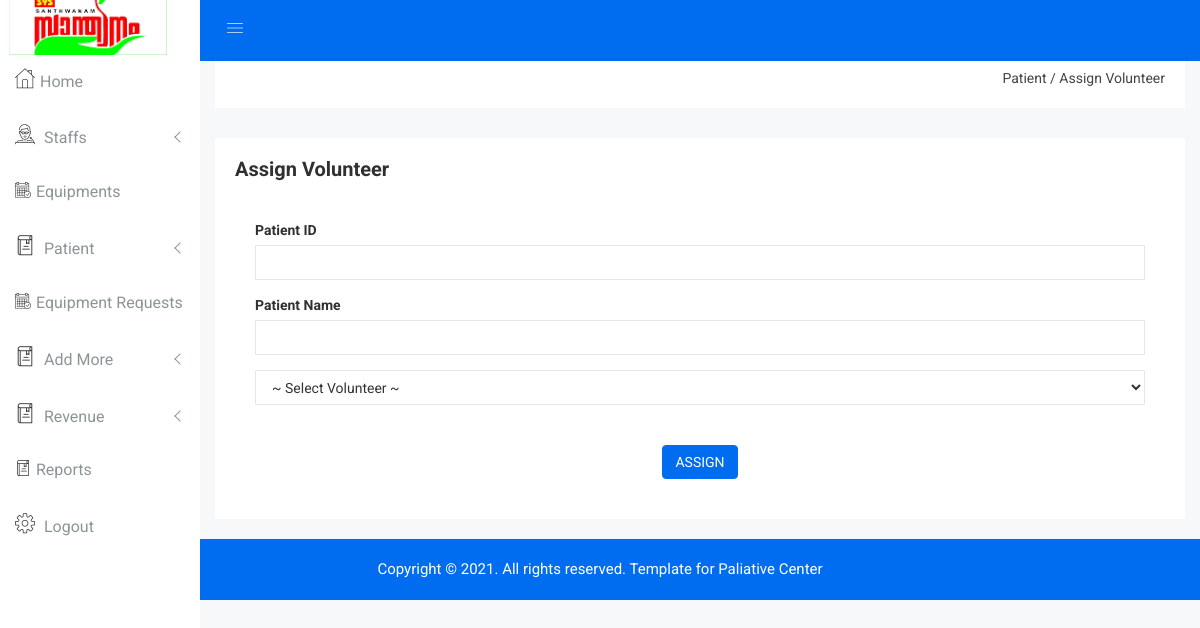
/Admin/assign_volunteer.php?id=8132074560, run on an earlier commit of the app's database.
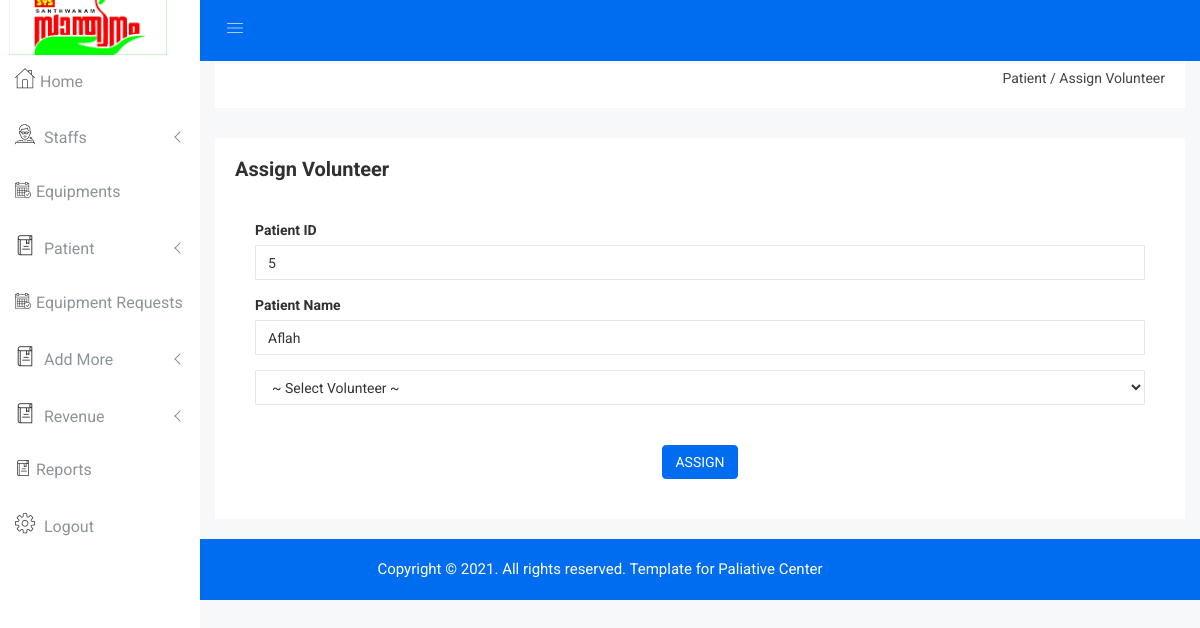
And on a later commit of the database.
### tables this page shows
CREATE TABLE `patient` (
  `pid` int(5) NOT NULL,
  `pname` varchar(30) NOT NULL,
  `mobile` bigint(12) NOT NULL,
  `dob` date NOT NULL,
  `gender` varchar(10) NOT NULL,
  `place` varchar(25) NOT NULL,
  `panchayath` varchar(25) NOT NULL,
  `ward` int(5) NOT NULL,
  `address` varchar(50) NOT NULL,
  `pincode` int(8) NOT NULL,
  `disease` varchar(30) NOT NULL
);

### Admin/assign_volunteer.php (the view, shortened to what this page needs)
<?php
include "header.php";
$k=$_GET['id'];
$nm=mysqli_query($con,"select * from patient where mobile='$k' ");
while ($rw4=mysqli_fetch_array($nm))
{
    $name=$rw4['pname'];
    $pid=$rw4['pid'];
}
?>
<div class="breadcome-area">
    <div class="container-fluid">
        <div class="row">
            <div class="col-lg-12 col-md-12 col-sm-12 col-xs-12">
                <div class="breadcome-list single-page-breadcome">
                    <div class="row">
                        <div class="col-lg-6 col-md-6 col-sm-6 col-xs-12">
                        </div>
                        <div class="col-lg-6 col-md-6 col-sm-6 col-xs-12">
                            <ul class="breadcome-menu">
                                <li>Patient</a> <span class="bread-slash">/</span></li>
                                <li><span class="bread-blod">Assign Volunteer</span></li>
                            </ul>
                        </div>
                    </div>
                </div>
            </div>
        </div>
    </div>
</div>
</div>
<div class="product-status mg-b-15">
    <div class="container-fluid">
        <div class="row">
            <div class="col-lg-12 col-md-12 col-sm-12 col-xs-12">
                <div class="product-status-wrap">
                        <h4>Assign Volunteer</h4>
                        <div class="asset-inner">
                            <div class="row">
                                <div class="col-lg-12 col-md-12 col-sm-12 col-xs-12">
                                    <div class="sparkline13-list">
                                        <form method="post">
                                            <f class="sparkline13-graph">
                                              <div class="datatable-dashv1-list custom-datatable-overright">
                                                  <div class="form-group-inner">
                                                      <label>Patient ID</label>
                                                      <input readonly class="form-control" value="<?php echo $pid?>" style="text-transform: capitalize;background-color:transparent;" />
                                                  </div>
                                                  <div class="form-group-inner">
                                                      <label>Patient Name</label>
                                                      <input readonly class="form-control" value="<?php echo $name?>" style="text-transform: capitalize;background-color:transparent;" />
                                                  </div>
                                                <select name="volunteer"  class="form-control" id="select1">
                                                    <option disabled selected>~ Select Volunteer ~</option>
                                                </select>
                                                <br/>
                                                <br/>
                                                <center><button id="send" type="submit" name="assign" class="btn btn-primary waves-effect waves-light" style="text-transform: uppercase">ASSIGN</button></center>
                                              </div>
                                        </form>
                                    </div>
                                    </div>
                                </div>
                            </div>
                        </div>
                </div>
            </div>
        </div>
    </div>
</div>
<?php
include "footer.php";
?>
</body>
</html>

What changed in the data, as far as the page shows it:
added patient: pid "5", pname "Aflah"
